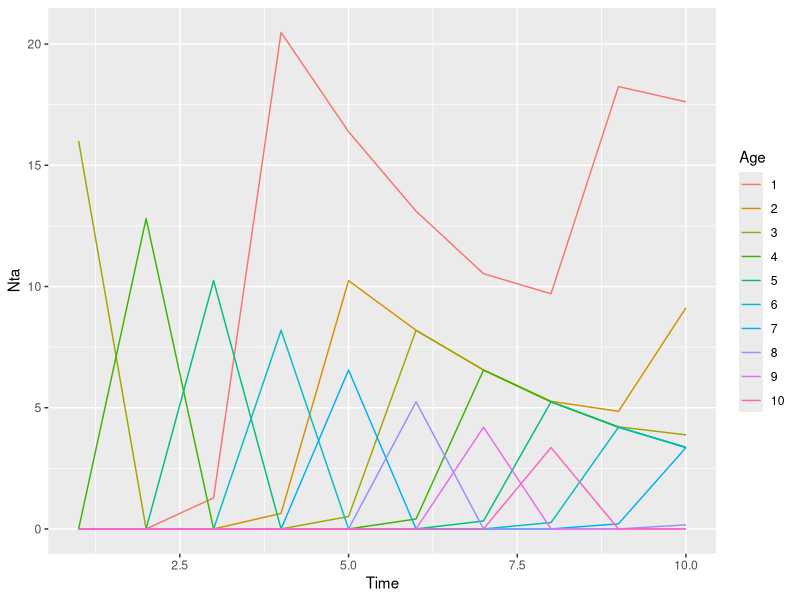
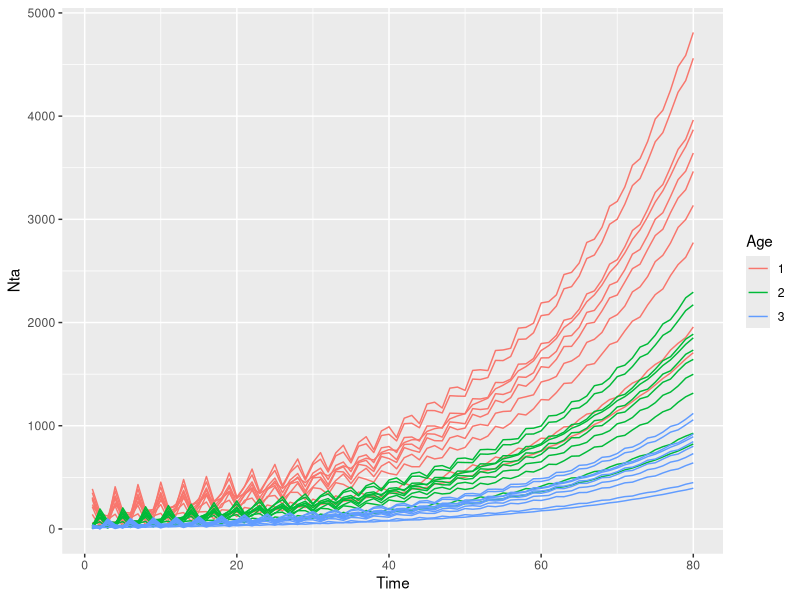
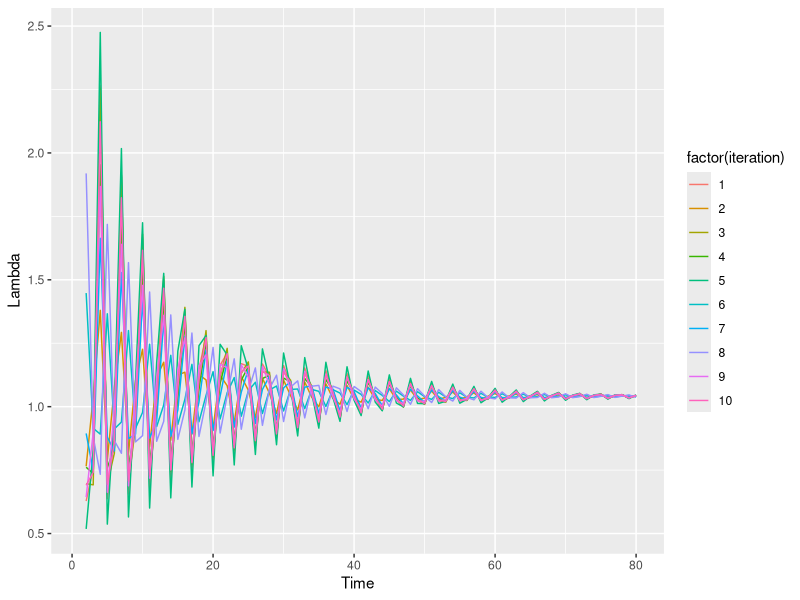
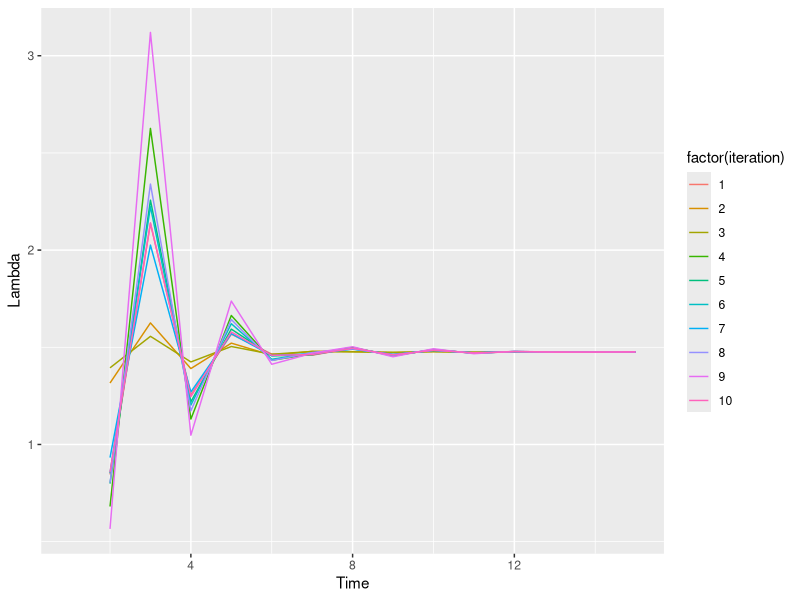

Recreate these plots in R, in order.
library(tidyverse)

# 1 - Function to estimate population growth over time ----

# life_table = A life table (minimum required columns Age, Sa, and Fa)
# size_vec = vector of population sizes (must be same length as nrow(life_table))
asm <- function(life_table, size_vec, times) {
  
  iteration <- 0
  
  repeat{  
    
    iteration <- iteration + 1 
    size_vec_tplus1 <- c()
    
    for(i in 1:nrow(life_table)) {
      
      if(i == 1) {
        size_vec_tplus1[i] <- sum(size_vec * life_table$Fa)
      } else {
        size_vec_tplus1[i] <- size_vec[i-1] * life_table[i-1 ,]$Sa
        
      }
    }
    
    size_vec <- size_vec_tplus1
    
    if(iteration == times) break
    
  }
  
  return(size_vec)
  
}

# Life table for VI marmots
lt_marmots <- tibble(Age = 1:10,
                     Sa = c(0.5, rep(0.8, times = 8), 0),
                     Fa = c(rep(0, times = 3), 0.1, rep(2, times = 6))) %>%
  mutate(La = lag(cumprod(Sa), n = 1))
# Make the first La == 1
lt_marmots[1,]$La = 1


# Pop size vector for VI marmots
pop_size_marmots <- c(0, 20, rep(0, times = 8))

# Adjust 10-30 to show development of stable age structure/long-term growth rate
Times <- 10

asm_table <- tibble(
  Time = rep(1:Times, each = nrow(lt_marmots)),
  Age = factor(rep(1:nrow(lt_marmots), Times)), 
  Nta = lapply(1:Times, 
              function(x) asm(life_table = lt_marmots, 
                              size_vec = pop_size_marmots, 
                              times = x)) %>% 
    unlist())

# Plot all ages over time
ggplot(asm_table, aes(x = Time, y = Nta, group = Age)) +
  geom_line(aes(colour = Age))

# Estimate growth rates by time
Nt_totals <- asm_table %>% 
  group_by(Time) %>%
  summarize(Nt = sum(Nta)) %>%
  mutate(lambda_est = Nt / lag(Nt))

# 2 - Function to simulate age structure over time ----

# Simple life table
lt<- tibble(Age = c(1, 2, 3), 
            Sa = c(0.5, 0.5, 0),
            la = c(1, 0.5, 0.25),
            Fa = c(0, .25, 4))

# lt = life table (must have columns Age, Sa, Fa)
# Nts = length of population size vector (must be same as nrow(life table))
# reps = number of repeats of simulation
# t = number of time points
# Nt_out = return population sizes or growth rates?
sim_asm <- function(lt, Nts, reps, t, Nt_out = TRUE) {
  
  it <- 0
  Nt_asm <- tibble()
  growth_rates <- tibble()
  
  repeat{
    it <- it + 1
    
    size_vec <- sample(1:100, size = Nts)
    
    asm_table <- tibble(
      Time = rep(1:t, each = nrow(lt)),
      Age = factor(rep(1:nrow(lt), t)), 
      Nta = lapply(1:t, 
                   function(x) asm(life_table = lt, 
                                   size_vec = size_vec, 
                                   times = x)) %>% 
        unlist()) %>%
      mutate(iteration = it)
    
    Nt_asm <- bind_rows(Nt_asm, asm_table)
    
    Nt_totals <- asm_table %>% 
      group_by(Time) %>%
      summarize(Nt = sum(Nta)) %>%
      mutate(lambda_est = Nt / lag(Nt),
             iteration = it)
    
    growth_rates <- bind_rows(growth_rates, Nt_totals)
    
    if(it >= reps) break
  }
  if(isTRUE(Nt_out)){
    return(Nt_asm)
  } else {
    return(growth_rates)
  }
}

# Plot population sizes
sim_asm(lt = lt, Nts = 3, reps = 10, t = 80) %>%
ggplot(aes(x = Time, y = Nta)) +
  geom_line(aes(colour = Age, group = interaction(iteration, Age)))

# Plot growth rates
sim_asm(lt = lt, Nts = 3, reps = 10, t = 80, Nt_out = FALSE) %>%
  ggplot(aes(x = Time, y = lambda_est)) +
  geom_line(aes(group = factor(iteration), colour = factor(iteration))) +
  ylab("Lambda")

# The long-term growth rate and stable age structure will change if we adjust
# the Leslie matrix, as the eigenvalue and eigenvector are properties of the
# matrix.

# Modify the life table (increase fecundity of age class 2 from 0.25 to 3)
lt<- tibble(Age = c(1, 2, 3), 
            Sa = c(0.5, 0.5, 0),
            la = c(1, 0.5, 0.25),
            Fa = c(0, 3, 4))

# Plot growth rates
sim_asm(lt = lt, Nts = 3, reps = 10, t = 15, Nt_out = FALSE) %>%
  ggplot(aes(x = Time, y = lambda_est)) +
  geom_line(aes(group = factor(iteration), colour = factor(iteration))) +
  ylab("Lambda")
